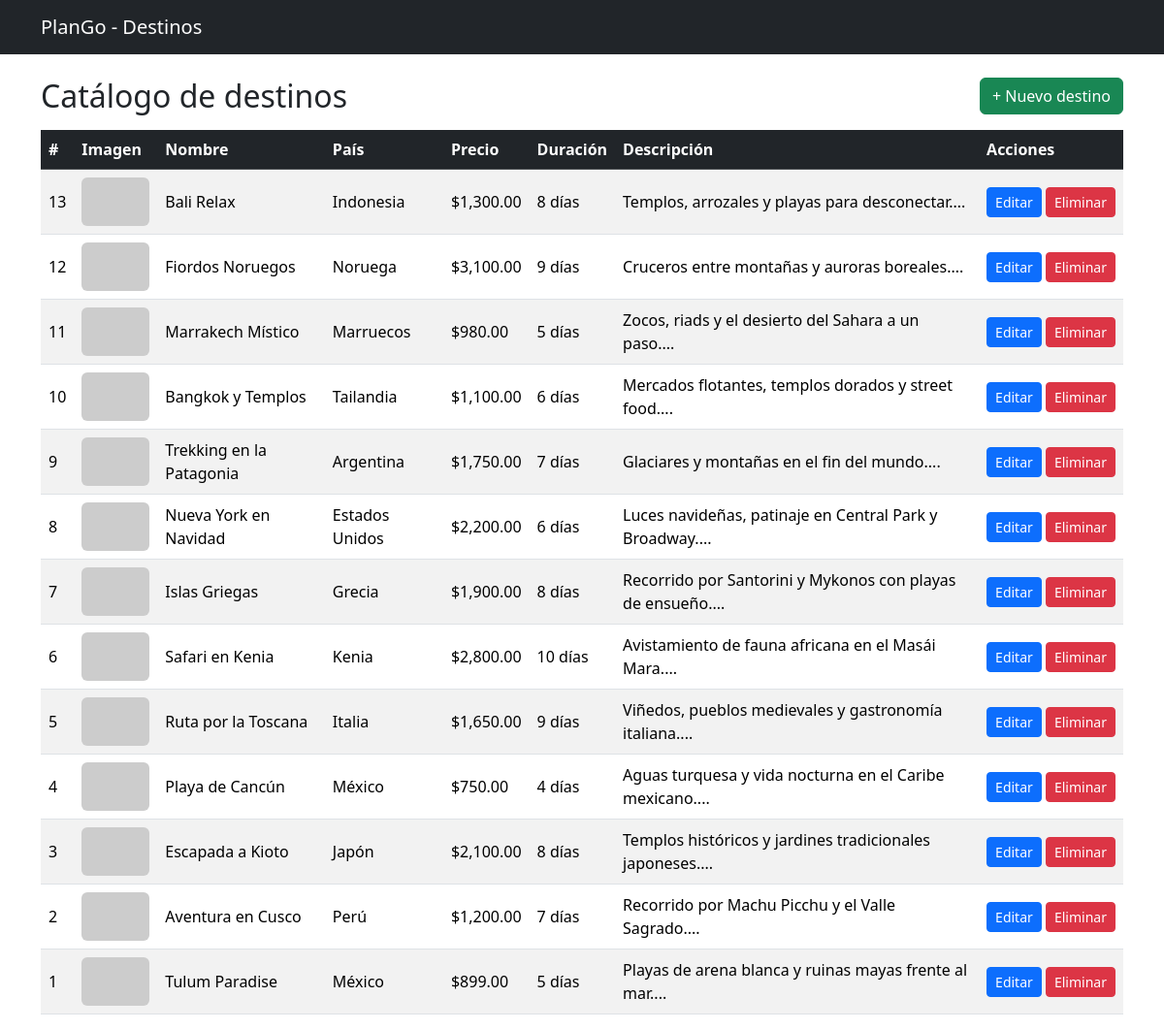
The page / on the database its author committed.
### tables this page shows
CREATE TABLE IF NOT EXISTS destinos (
    id_destino     INT AUTO_INCREMENT PRIMARY KEY,
    nombre         VARCHAR(100) NOT NULL,
    pais           VARCHAR(60)  NOT NULL,
    precio         DECIMAL(10,2) NOT NULL,
    duracion_dias  INT NOT NULL,
    descripcion    TEXT,
    imagen         VARCHAR(255)
);

### modelo/ModeloDestino.php (called while the page is built, shortened)
<?php
class ModeloDestino {
    public static function mdlMostrarDestinos() {
        $con = Conexion::conectar();
        $resultado = $con->query("SELECT * FROM destinos ORDER BY id_destino DESC");
        $destinos = array();
        while ($fila = $resultado->fetch_assoc()) {
            $destinos[] = $fila;
        }
        return $destinos;
    }
}

### controlador/ControladorDestino.php (called while the page is built, shortened)
<?php
require_once __DIR__ . '/../modelo/ModeloDestino.php';
class ControladorDestino {
    public function ctrMostrarDestinos() {
        return ModeloDestino::mdlMostrarDestinos();
    }
}

### index.php (the view, shortened to what this page needs)
<?php
require_once 'controlador/ControladorDestino.php';
$controlador = new ControladorDestino();
$destinos = $controlador->ctrMostrarDestinos();
?>
<?php include 'vista/plantillas/header.php'; ?>
<div class="container">
    <div class="d-flex justify-content-between align-items-center mb-3">
        <h2 class="m-0">Catálogo de destinos</h2>
        <a href="crear.php" class="btn btn-success">+ Nuevo destino</a>
    </div>
    <table class="table table-striped table-hover align-middle">
        <thead class="table-dark">
            <tr>
                <th>#</th>
                <th>Imagen</th>
                <th>Nombre</th>
                <th>País</th>
                <th>Precio</th>
                <th>Duración</th>
                <th>Descripción</th>
                <th>Acciones</th>
            </tr>
        </thead>
        <tbody>
            <?php if (count($destinos) == 0): ?>
                <tr>
                    <td colspan="8" class="text-center">No hay destinos registrados todavía.</td>
                </tr>
            <?php else: ?>
                <?php foreach ($destinos as $destino): ?>
                <tr>
                    <td><?php echo $destino['id_destino']; ?></td>
                    <td>
                        <img src="<?php echo $destino['imagen']; ?>" width="70" height="50" style="object-fit:cover;" class="rounded">
                    </td>
                    <td><?php echo $destino['nombre']; ?></td>
                    <td><?php echo $destino['pais']; ?></td>
                    <td>$<?php echo number_format($destino['precio'], 2); ?></td>
                    <td><?php echo $destino['duracion_dias']; ?> días</td>
                    <td><?php echo substr($destino['descripcion'], 0, 60); ?>...</td>
                    <td class="text-nowrap">
                        <a href="editar.php?id=<?php echo $destino['id_destino']; ?>" class="btn btn-sm btn-primary">Editar</a>
                        <a href="index.php?idEliminar=<?php echo $destino['id_destino']; ?>"
                           class="btn btn-sm btn-danger"
                           onclick="return confirm('¿Seguro que quieres eliminar este destino?');">
                            Eliminar
                        </a>
                    </td>
                </tr>
                <?php endforeach; ?>
            <?php endif; ?>
        </tbody>
    </table>
</div>
<?php include 'vista/plantillas/footer.php'; ?>

### vista/plantillas/header.php (shortened to what this page needs)
<!DOCTYPE html>
<html lang="es">
<head>
    <link href="https://cdn.jsdelivr.net/npm/bootstrap@5.3.3/dist/css/bootstrap.min.css" rel="stylesheet">
</head>
<body>
<nav class="navbar navbar-dark bg-dark mb-4">
    <div class="container">
        <a class="navbar-brand" href="index.php">PlanGo - Destinos</a>
    </div>
</nav>

### vista/plantillas/footer.php (shortened to what this page needs)
</body>
</html>

### rows shown on the page
destinos: id_destino "13", nombre "Bali Relax", pais "Indonesia", precio "1,300.00", duracion_dias "8", descripcion "Templos, arrozales y playas para desconectar."
destinos: id_destino "12", nombre "Fiordos Noruegos", pais "Noruega", precio "3,100.00", duracion_dias "9", descripcion "Cruceros entre montañas y auroras boreales."
destinos: id_destino "11", nombre "Marrakech Místico", pais "Marruecos", precio "980.00", duracion_dias "5", descripcion "Zocos, riads y el desierto del Sahara a un paso."
destinos: id_destino "10", nombre "Bangkok y Templos", pais "Tailandia", precio "1,100.00", duracion_dias "6", descripcion "Mercados flotantes, templos dorados y street food."
destinos: id_destino "9", nombre "Trekking en la Patagonia", pais "Argentina", precio "1,750.00", duracion_dias "7", descripcion "Glaciares y montañas en el fin del mundo."
destinos: id_destino "8", nombre "Nueva York en Navidad", pais "Estados Unidos", precio "2,200.00", duracion_dias "6", descripcion "Luces navideñas, patinaje en Central Park y Broadway."
destinos: id_destino "7", nombre "Islas Griegas", pais "Grecia", precio "1,900.00", duracion_dias "8", descripcion "Recorrido por Santorini y Mykonos con playas de ensueño."
destinos: id_destino "6", nombre "Safari en Kenia", pais "Kenia", precio "2,800.00", duracion_dias "10", descripcion "Avistamiento de fauna africana en el Masái Mara."
destinos: id_destino "5", nombre "Ruta por la Toscana", pais "Italia", precio "1,650.00", duracion_dias "9", descripcion "Viñedos, pueblos medievales y gastronomía italiana."
destinos: id_destino "4", nombre "Playa de Cancún", pais "México", precio "750.00", duracion_dias "4", descripcion "Aguas turquesa y vida nocturna en el Caribe mexicano."
destinos: id_destino "3", nombre "Escapada a Kioto", pais "Japón", precio "2,100.00", duracion_dias "8", descripcion "Templos históricos y jardines tradicionales japoneses."
destinos: id_destino "2", nombre "Aventura en Cusco", pais "Perú", precio "1,200.00", duracion_dias "7", descripcion "Recorrido por Machu Picchu y el Valle Sagrado."
destinos: id_destino "1", nombre "Tulum Paradise", pais "México", precio "899.00", duracion_dias "5", descripcion "Playas de arena blanca y ruinas mayas frente al mar."
